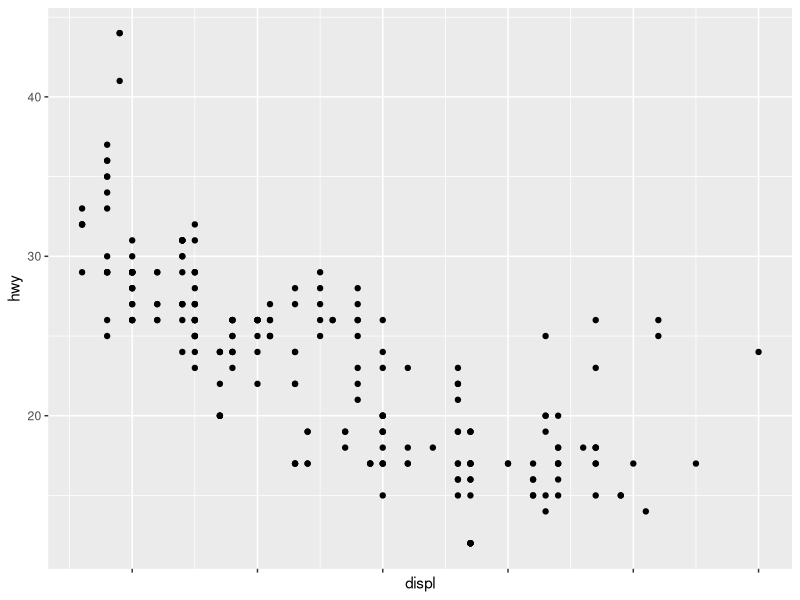
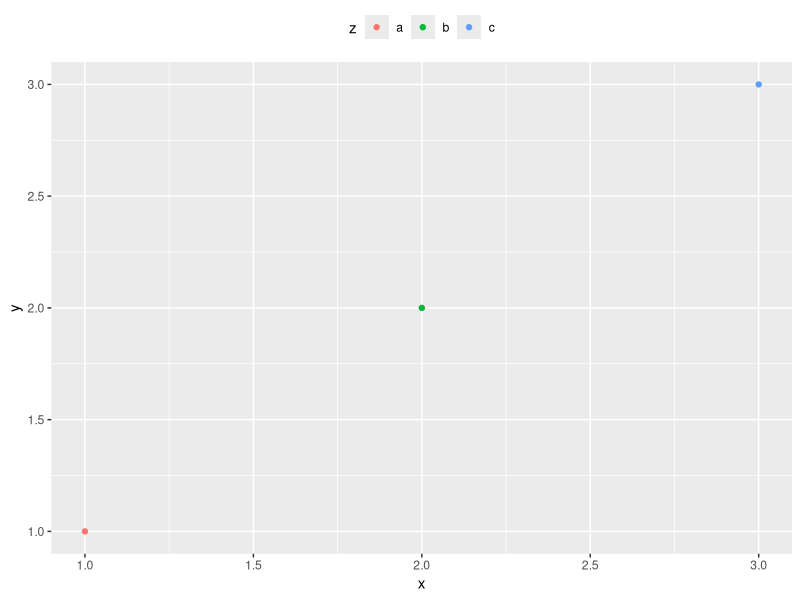

R code for these plots, in order:
## ---- chunk 1
library(tidyverse)
library(reshape)
library(ggpubr)
library(nlme)
## ---- chunk 2
ggplot(mpg, aes(displ, hwy)) +
  geom_point() + 
  scale_x_continuous(labels=NULL)
  
## ---- chunk 3
df=data.frame(x = 1:3, y = 1:3, z = c("a","b","c"))

ggplot(df, aes(x,y)) + 
  geom_point(aes(color = z)) +
  theme(legend.position = "top")
  
